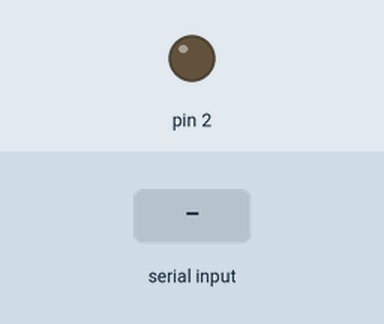
Simulated run of this sketch. Board: Arduino Uno, built with avr-gcc and run on an emulated ATmega328P. On the bench: output pins drawn as LEDs (lit = HIGH). Dashed ring = blinking. The test bench sets the inputs (shaded band).

Above: at 1.2 s.
1.3 s: "2" received over Serial
At 2.1 s:
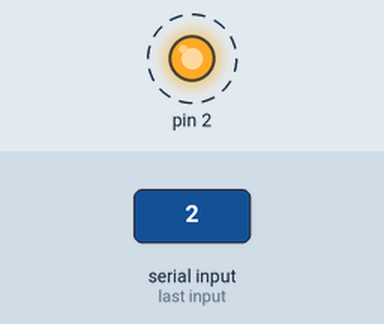
5.8 s: "0" received over Serial
Timing chart, 0 to 8.8 s (numbered marks = the images above; inputs shaded):
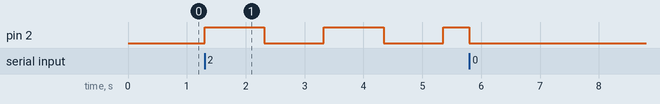

Measured:
- after the input at 1.3 s, pin 2: alternates HIGH for 1.0 s and LOW for 1.0 s, starting at once

The sketch:

Blink_arduino.ino
```cpp
void setup() {
  // initialize digital pin LED_BUILTIN as an output.
  Serial.begin(9600);
  pinMode(2, OUTPUT);
  digitalWrite(2,LOW);
  digitalWrite(3,LOW);
}
// the loop function runs over and over again forever
void loop() {
  int flag1;
  int flag2;
  int times;
  while (Serial.available() or flag1 == 1 or flag2 == 1)
 {
  int data = Serial.read();
  if (data == '1')
    {
      digitalWrite(2, HIGH);
      flag1 = 0;
    }
  else if (data == '0')
    {
      digitalWrite(2, LOW);
      flag1 = 0;
    }
  else if (data == '2')
    {
      flag1 = 1;
    }


  if (data == '4')
    {
      digitalWrite(3, HIGH);
      flag2 = 0;
    }
  else if (data == '3')
    {
      digitalWrite(3, LOW);
      flag2 = 0;
    }
  else if (data == '5')
    {
      flag2 = 1;
    }
  if (flag2 == 1 and flag1 != 1)
   {
      times = 1000;
      digitalWrite(3, HIGH);
      while (times > 0)
        {
          times--;
          delay(1);
          if (Serial.available())
            break;
        }
      digitalWrite(3, LOW);
      times = 1000;
      while (times > 0)
        {
          times--;
          delay(1);
          if (Serial.available())
            break;
        }
   }

   if (flag1 == 1 and flag2 !=1)
   {
      times = 1000;
      digitalWrite(2, HIGH);
      while (times > 0)
        {
          times--;
          delay(1);
          if (Serial.available())
            break;
        }
      digitalWrite(2, LOW);
      times = 1000;
      while (times > 0)
        {
          times--;
          delay(1);
          if (Serial.available())
            break;
        }
   }

   if (flag2 == 1 and flag1 == 1)
   {
      times = 1000;
      digitalWrite(3, HIGH);
      digitalWrite(2, HIGH);
      while (times > 0)
        {
          times--;
          delay(1);
          if (Serial.available())
            break;
        }
      digitalWrite(3, LOW);
      digitalWrite(2, LOW);
      times = 1000;
      while (times > 0)
        {
          times--;
          delay(1);
          if (Serial.available())
            break;
        }
   }
 }
}
```
